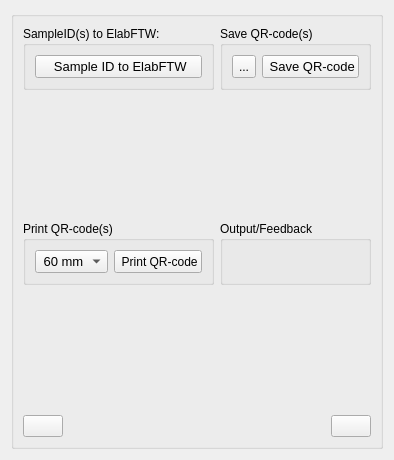
          <widget class="QWidget" name="ElabFTW_SampleID_tab">
           <attribute name="title">
            <string>ElabFTW/PNG</string>
           </attribute>
           <layout class="QGridLayout" name="gridLayout_30">
            <item row="0" column="0">
             <widget class="QGroupBox" name="groupBox_8">
              <property name="title">
               <string/>
              </property>
              <layout class="QGridLayout" name="gridLayout_32">
               <item row="0" column="0">
                <widget class="QGroupBox" name="groupBox_4">
                 <property name="title">
                  <string>SampleID(s) to ElabFTW:</string>
                 </property>
                 <layout class="QGridLayout" name="gridLayout_25">
                  <item row="0" column="0">
                   <widget class="QPushButton" name="ElabFTW_button">
                    <property name="sizePolicy">
                     <sizepolicy hsizetype="Preferred" vsizetype="Preferred">
                      <horstretch>0</horstretch>
                      <verstretch>0</verstretch>
                     </sizepolicy>
                    </property>
                    <property name="minimumSize">
                     <size>
                      <width>0</width>
                      <height>0</height>
                     </size>
                    </property>
                    <property name="maximumSize">
                     <size>
                      <width>2700000</width>
                      <height>300000</height>
                     </size>
                    </property>
                    <property name="font">
                     <font>
                      <pointsize>10</pointsize>
                     </font>
                    </property>
                    <property name="layoutDirection">
                     <enum>Qt::LeftToRight</enum>
                    </property>
                    <property name="autoFillBackground">
                     <bool>false</bool>
                    </property>
                    <property name="text">
                     <string> Sample ID to ElabFTW</string>
                    </property>
                    <property name="icon">
                     <iconset resource="../resourcefile/Resourcefile.qrc">
                      <normaloff>:/Images/create-task-icon.svg</normaloff>:/Images/create-task-icon.svg</iconset>
                    </property>
                    <property name="iconSize">
                     <size>
                      <width>75</width>
                      <height>75</height>
                     </size>
                    </property>
                   </widget>
                  </item>
                 </layout>
                </widget>
               </item>
               <item row="0" column="1">
                <widget class="QGroupBox" name="groupBox_5">
                 <property name="title">
                  <string>Save QR-code(s)</string>
                 </property>
                 <layout class="QGridLayout" name="gridLayout_26">
                  <item row="0" column="0">
                   <widget class="QToolButton" name="Foldersave_button">
                    <property name="sizePolicy">
                     <sizepolicy hsizetype="Preferred" vsizetype="Preferred">
                      <horstretch>0</horstretch>
                      <verstretch>0</verstretch>
                     </sizepolicy>
                    </property>
                    <property name="minimumSize">
                     <size>
                      <width>0</width>
                      <height>0</height>
                     </size>
                    </property>
                    <property name="maximumSize">
                     <size>
                      <width>2900</width>
                      <height>2900</height>
                     </size>
                    </property>
                    <property name="text">
                     <string>...</string>
                    </property>
                    <property name="icon">
                     <iconset resource="../resourcefile/Resourcefile.qrc">
                      <normaloff>:/Images/open-folder-outline-icon.svg</normaloff>:/Images/open-folder-outline-icon.svg</iconset>
                    </property>
                    <property name="iconSize">
                     <size>
                      <width>75</width>
                      <height>75</height>
                     </size>
                    </property>
                   </widget>
                  </item>
                  <item row="0" column="1">
                   <widget class="QPushButton" name="Save_button">
                    <property name="sizePolicy">
                     <sizepolicy hsizetype="Preferred" vsizetype="Preferred">
                      <horstretch>0</horstretch>
                      <verstretch>0</verstretch>
                     </sizepolicy>
                    </property>
                    <property name="minimumSize">
                     <size>
                      <width>0</width>
                      <height>0</height>
                     </size>
                    </property>
                    <property name="maximumSize">
                     <size>
                      <width>2400000</width>
                      <height>5000000</height>
                     </size>
                    </property>
                    <property name="font">
                     <font>
                      <pointsize>10</pointsize>
                     </font>
                    </property>
                    <property name="text">
                     <string> Save QR-code</string>
                    </property>
                    <property name="icon">
                     <iconset resource="../resourcefile/Resourcefile.qrc">
                      <normaloff>:/Images/save-all-files-icon.svg</normaloff>:/Images/save-all-files-icon.svg</iconset>
                    </property>
                    <property name="iconSize">
                     <size>
                      <width>75</width>
                      <height>75</height>
                     </size>
                    </property>
                   </widget>
                  </item>
                 </layout>
                </widget>
               </item>
               <item row="1" column="0">
                <spacer name="verticalSpacer_29">
                 <property name="orientation">
                  <enum>Qt::Vertical</enum>
                 </property>
                 <property name="sizeHint" stdset="0">
                  <size>
                   <width>20</width>
                   <height>125</height>
                  </size>
                 </property>
                </spacer>
               </item>
               <item row="1" column="1">
                <spacer name="verticalSpacer_30">
                 <property name="orientation">
                  <enum>Qt::Vertical</enum>
                 </property>
                 <property name="sizeHint" stdset="0">
                  <size>
                   <width>20</width>
                   <height>125</height>
                  </size>
                 </property>
                </spacer>
               </item>
               <item row="2" column="0">
                <widget class="QGroupBox" name="groupBox_6">
                 <property name="title">
                  <string>Print QR-code(s)</string>
                 </property>
                 <layout class="QGridLayout" name="gridLayout_27">
                  <item row="0" column="0">
                   <widget class="QComboBox" name="PrintLayout_comboBox">
                    <property name="sizePolicy">
                     <sizepolicy hsizetype="Preferred" vsizetype="Preferred">
                      <horstretch>0</horstretch>
                      <verstretch>0</verstretch>
                     </sizepolicy>
                    </property>
                    <property name="minimumSize">
                     <size>
                      <width>0</width>
                      <height>0</height>
                     </size>
                    </property>
                    <property name="maximumSize">
                     <size>
                      <width>250000</width>
                      <height>31000</height>
                     </size>
                    </property>
                    <property name="font">
                     <font>
                      <pointsize>10</pointsize>
                     </font>
                    </property>
                    <property name="layoutDirection">
                     <enum>Qt::LeftToRight</enum>
                    </property>
                    <property name="sizeAdjustPolicy">
                     <enum>QComboBox::AdjustToContents</enum>
                    </property>
                    <property name="iconSize">
                     <size>
                      <width>50</width>
                      <height>50</height>
                     </size>
                    </property>
                    <item>
                     <property name="text">
                      <string> 60 mm</string>
                     </property>
                     <property name="icon">
                      <iconset resource="../resourcefile/Resourcefile.qrc">
                       <normaloff>:/Images/qr-code-icon.svg</normaloff>:/Images/qr-code-icon.svg</iconset>
                     </property>
                    </item>
                    <item>
                     <property name="text">
                      <string> 30 mm</string>
                     </property>
                     <property name="icon">
                      <iconset resource="../resourcefile/Resourcefile.qrc">
                       <normaloff>:/Images/qr-code-icon.svg</normaloff>:/Images/qr-code-icon.svg</iconset>
                     </property>
                    </item>
                    <item>
                     <property name="text">
                      <string> 20 mm</string>
                     </property>
                     <property name="icon">
                      <iconset resource="../resourcefile/Resourcefile.qrc">
                       <normaloff>:/Images/qr-code-icon.svg</normaloff>:/Images/qr-code-icon.svg</iconset>
                     </property>
                    </item>
                    <item>
                     <property name="text">
                      <string> 15 mm</string>
                     </property>
                     <property name="icon">
                      <iconset resource="../resourcefile/Resourcefile.qrc">
                       <normaloff>:/Images/qr-code-icon.svg</normaloff>:/Images/qr-code-icon.svg</iconset>
                     </property>
                    </item>
                   </widget>
                  </item>
                  <item row="0" column="1">
                   <widget class="QPushButton" name="Print_button">
                    <property name="sizePolicy">
                     <sizepolicy hsizetype="Preferred" vsizetype="Preferred">
                      <horstretch>0</horstretch>
                      <verstretch>0</verstretch>
                     </sizepolicy>
                    </property>
                    <property name="text">
                     <string> Print QR-code</string>
                    </property>
                    <property name="icon">
                     <iconset resource="../resourcefile/Resourcefile.qrc">
                      <normaloff>:/Images/printer-icon.svg</normaloff>:/Images/printer-icon.svg</iconset>
                    </property>
                    <property name="iconSize">
                     <size>
                      <width>75</width>
                      <height>75</height>
                     </size>
                    </property>
                   </widget>
                  </item>
                 </layout>
                </widget>
               </item>
               <item row="2" column="1">
                <widget class="QGroupBox" name="groupBox_7">
                 <property name="title">
                  <string>Output/Feedback</string>
                 </property>
                 <layout class="QGridLayout" name="gridLayout_29">
                  <item row="0" column="0">
                   <widget class="QLabel" name="ElabFTWOutput1_label">
                    <property name="text">
                     <string/>
                    </property>
                   </widget>
                  </item>
                  <item row="0" column="1">
                   <widget class="QLabel" name="ElabFTWOutput2_label">
                    <property name="text">
                     <string/>
                    </property>
                   </widget>
                  </item>
                 </layout>
                </widget>
               </item>
               <item row="3" column="0">
                <spacer name="verticalSpacer_28">
                 <property name="orientation">
                  <enum>Qt::Vertical</enum>
                 </property>
                 <property name="sizeHint" stdset="0">
                  <size>
                   <width>20</width>
                   <height>124</height>
                  </size>
                 </property>
                </spacer>
               </item>
               <item row="3" column="1">
                <spacer name="verticalSpacer_27">
                 <property name="orientation">
                  <enum>Qt::Vertical</enum>
                 </property>
                 <property name="sizeHint" stdset="0">
                  <size>
                   <width>20</width>
                   <height>124</height>
                  </size>
                 </property>
                </spacer>
               </item>
               <item row="4" column="0" colspan="2">
                <layout class="QGridLayout" name="gridLayout_24">
                 <item row="0" column="0">
                  <widget class="QPushButton" name="SampleidBack7_button">
                   <property name="text">
                    <string/>
                   </property>
                   <property name="icon">
                    <iconset resource="../resourcefile/Resourcefile.qrc">
                     <normaloff>:/Images/curved-arrow-back-outline-icon.svg</normaloff>:/Images/curved-arrow-back-outline-icon.svg</iconset>
                   </property>
                   <property name="iconSize">
                    <size>
                     <width>40</width>
                     <height>40</height>
                    </size>
                   </property>
                   <property name="flat">
                    <bool>false</bool>
                   </property>
                  </widget>
                 </item>
                 <item row="0" column="1">
                  <spacer name="horizontalSpacer_9">
                   <property name="orientation">
                    <enum>Qt::Horizontal</enum>
                   </property>
                   <property name="sizeHint" stdset="0">
                    <size>
                     <width>40</width>
                     <height>20</height>
                    </size>
                   </property>
                  </spacer>
                 </item>
                 <item row="0" column="2">
                  <spacer name="horizontalSpacer_10">
                   <property name="orientation">
                    <enum>Qt::Horizontal</enum>
                   </property>
                   <property name="sizeHint" stdset="0">
                    <size>
                     <width>40</width>
                     <height>20</height>
                    </size>
                   </property>
                  </spacer>
                 </item>
                 <item row="0" column="3">
                  <widget class="QPushButton" name="SampleidForward7_button">
                   <property name="enabled">
                    <bool>true</bool>
                   </property>
                   <property name="text">
                    <string/>
                   </property>
                   <property name="icon">
                    <iconset resource="../resourcefile/Resourcefile.qrc">
                     <normaloff>:/Images/forward-arrow-outline-icon.svg</normaloff>:/Images/forward-arrow-outline-icon.svg</iconset>
                   </property>
                   <property name="iconSize">
                    <size>
                     <width>40</width>
                     <height>40</height>
                    </size>
                   </property>
                   <property name="flat">
                    <bool>false</bool>
                   </property>
                  </widget>
                 </item>
                </layout>
               </item>
              </layout>
             </widget>
            </item>
           </layout>
          </widget>
